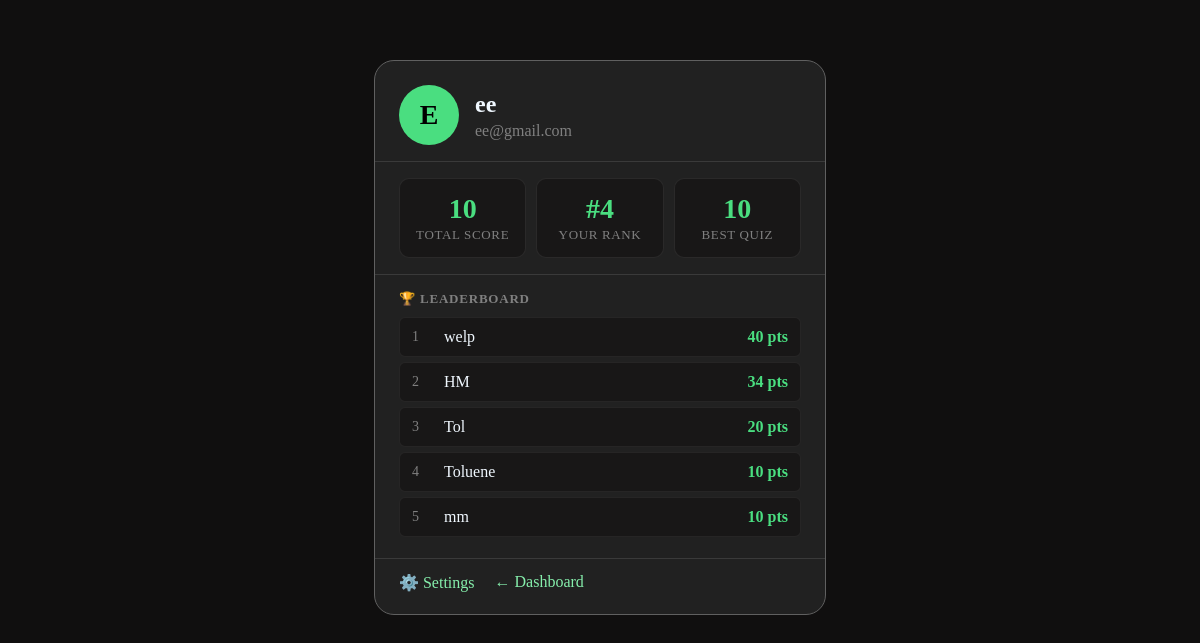
The page /profile (signed in) on the database its author committed.
### tables this page shows
CREATE TABLE users (
    user_id INTEGER PRIMARY KEY AUTOINCREMENT,
    username VARCHAR(50) NOT NULL UNIQUE,
    email VARCHAR(100) NOT NULL UNIQUE,
    password VARCHAR(255) NOT NULL,
    total_score INTEGER DEFAULT 0
);

### app.py (the view)
@app.route("/profile")
@app.route("/profile")
def profile():
    if "user_id" not in session:
        return redirect("/login")
    db = get_db()
    cursor = db.cursor()
    user_id = session["user_id"]
    cursor.execute("SELECT username, email, total_score FROM users WHERE user_id=?", (user_id,))
    user = cursor.fetchone()
    cursor.execute("""
        SELECT COUNT(*) FROM users
        WHERE total_score > (SELECT total_score FROM users WHERE user_id=?)
    """, (user_id,))
    rank = cursor.fetchone()[0] + 1
    cursor.execute("""
        SELECT username, total_score FROM users
        ORDER BY total_score DESC LIMIT 5
    """)
    leaderboard = cursor.fetchall()
    cursor.execute("""
        SELECT MAX(score) FROM attempts WHERE user_id=? AND quiz_id != 1
    """, (user_id,))
    best = cursor.fetchone()[0] or 0
    return render_template("profile.html", user=user, rank=rank, leaderboard=leaderboard, best=best)

### app.py (called while the page is built)
def get_db():
    if 'db' not in g:
        g.db = sqlite3.connect(DATABASE)
        g.db.row_factory = sqlite3.Row
    return g.db

### templates/profile.html (shortened to what this page needs)
<!DOCTYPE html>
<html>
<head>
    <link rel="stylesheet" href="/static/css/profile.css">
</head>
<body>
<div class="card">
  <div class="card-header">
    <div class="avatar">{{ user[0][0] | upper }}</div>
    <div class="user-meta">
      <h2>{{ user[0] }}</h2>
      <p>{{ user[1] }}</p>
    </div>
  </div>
  <hr>
  <div class="stats-row">
    <div class="stat-box">
      <span class="val">{{ user[2] }}</span>
      <span class="lbl">Total Score</span>
    </div>
    <div class="stat-box">
      <span class="val">#{{ rank }}</span>
      <span class="lbl">Your Rank</span>
    </div>
    <div class="stat-box">
      <span class="val">{{ best }}</span>
      <span class="lbl">Best Quiz</span>
    </div>
  </div>
  <hr>
  <div class="section">
    <h4>🏆 Leaderboard</h4>
    {% for entry in leaderboard %}
    <div class="leaderboard-row {% if entry[0] == user[0] %}highlight{% endif %}">
      <span class="pos">{{ loop.index }}</span>
      <span class="name">{{ entry[0] }}</span>
      <span class="pts">{{ entry[1] }} pts</span>
    </div>
    {% endfor %}
  </div>
  <hr>
  <div class="card-footer">
    <a href="/settings">⚙️ Settings</a>
    <a href="/dashboard">← Dashboard</a>
  </div>
</div>
</body>
</html>

### static/css/profile.css (style rules this page uses)
body { background-color: rgb(16, 15, 15); color: aliceblue; }
.card { position: fixed; top: 60px; left: 50%; transform: translateX(-50%); color: #4ade80; width: 450px; border-radius: 20px; border: 1px solid rgb(96, 96, 96); background-color: rgb(33, 33, 33); overflow: hidden; }
.card-header { padding: 24px 24px 16px 24px; display: flex; align-items: center; gap: 16px; }
.avatar { width: 60px; height: 60px; border-radius: 50%; background-color: #4ade80; color: black; font-size: 28px; font-weight: bold; display: flex; align-items: center; justify-content: center; flex-shrink: 0; }
.user-meta { display: flex; flex-direction: column; gap: 4px; }
.user-meta h2 { color: aliceblue; font-size: 24px; margin: 0; }
.user-meta p { color: gray; font-size: 16px; margin: 0; padding-left: 0; }
hr { border: none; border-top: 1px solid rgba(197, 197, 197, 0.15); margin: 0; }
.stats-row { display: flex; justify-content: space-around; padding: 16px 24px; gap: 10px; }
.stat-box { flex: 1; text-align: center; background-color: rgb(24, 23, 23); border: 1px solid rgba(197, 197, 197, 0.1); border-radius: 10px; padding: 14px 8px; }
.stat-box .val { font-size: 28px; font-weight: bold; color: #4ade80; display: block; }
.stat-box .lbl { font-size: 13px; color: gray; text-transform: uppercase; letter-spacing: 0.05em; }
.section { padding: 16px 24px; }
.section h4 { font-size: 13px; color: gray; text-transform: uppercase; letter-spacing: 0.06em; margin: 0 0 10px 0; }
.leaderboard-row { display: flex; justify-content: space-between; align-items: center; padding: 10px 12px; border-radius: 6px; margin-bottom: 5px; font-size: 16px; background-color: rgb(24, 23, 23); border: 1px solid rgba(197, 197, 197, 0.08); }
.leaderboard-row .pos { color: gray; width: 24px; font-size: 14px; }
.leaderboard-row .name { flex: 1; color: aliceblue; margin-left: 8px; }
.leaderboard-row .pts { color: #4ade80; font-weight: bold; font-size: 16px; }
.card-footer { padding: 14px 24px 22px 24px; display: flex; gap: 20px; }
a { color: #86efac; text-decoration: none; font-size: 16px; }

### rows shown on the page
users: username "E", username "ee", email "ee@gmail.com", total_score "10"
users: username "welp", total_score "40"
users: username "HM", total_score "34"
users: username "Tol", total_score "20"
users: username "Toluene", total_score "10"
users: username "mm", total_score "10"

### other values the page prints
{{ rank }} "4"
{{ best }} "10"
